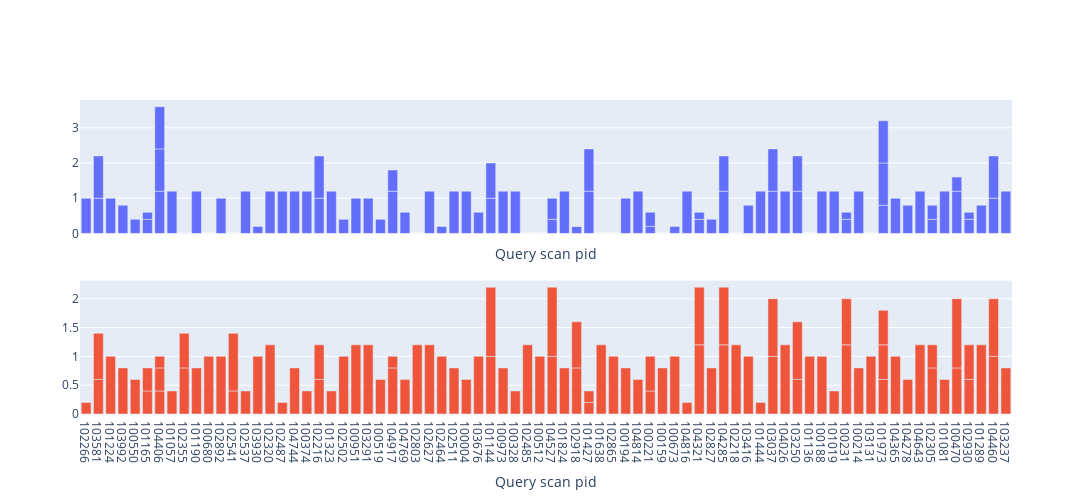

Notebook code for this chart:
### Code cell
visualize.binary_(cols=["gender", "diaghype"], 
                        pids=pids)
